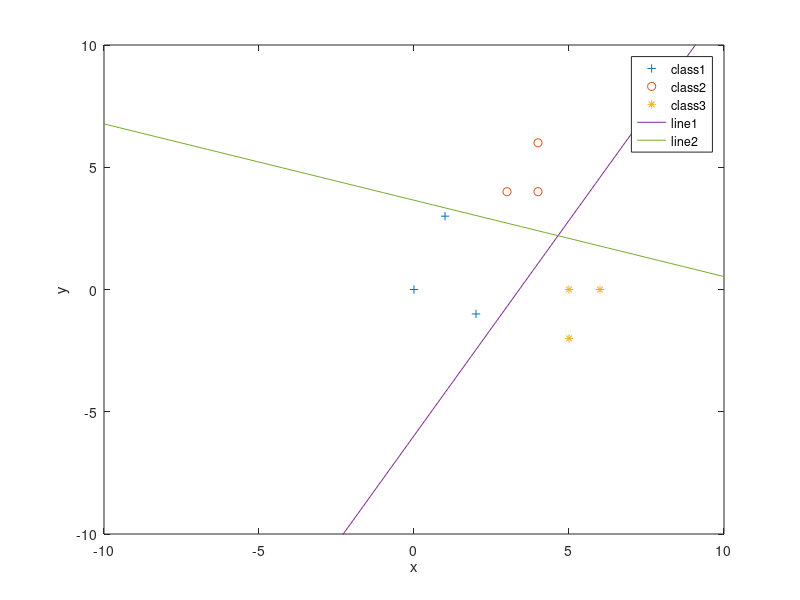

Source code (MATLAB):
P = [0, 0; 1, 3; 2, -1; 3, 4; 4, 4; 4, 6; 5, 0; 5, -2; 6, 0];
T = [-1, -1; -1, -1; -1, -1; -1, 1; -1, 1; -1, 1; 1, -1; 1, -1; 1, -1];

w = [-1, -1; -1, -1];%initialize w
b = [-1; -1];%initialize b
w_new=w;
b_new=b;
input_num = size(P,1);
alpha=0.00001;
i=0;
d=0.0000000001;
while(true)
    index = mod(i, input_num) + 1;%repeat
    i = i + 1;
    p = P(index, :)';
    t = T(index, :)';
    a = w_new * p + b_new;%calculate
    e = t - a;
    w_new = w_new + 2*alpha*e * p';%w=w+(t-a)*p'
    b_new = b_new + 2*alpha*e;%b=b+e
    if index == input_num
        if max(max(w_new-w)) < d && max(max(b_new-b)) < d
            break
        else
            w=w_new;
            b=b_new;
        end
    end
end

disp(w)
disp(b)

figure;
plot(P(1:3, 1)', P(1:3, 2)', '+'); hold on;%class1 plot
plot(P(4:6, 1)', P(4:6, 2)', 'o'); hold on;%class2 plot
plot(P(7:9, 1)', P(7:9, 2)', '*'); hold on;%class3 plot

axis([-10 10 -10 10]);
x = linspace(-20, 20);
y1 = (-b(1) - w(1,1) * x) / w(1,2);%the first line
y2 = (-b(2) - w(2,1) * x) / w(2,2);%the second line
plot(x, y1, x, y2);%plot line
legend('class1','class2','class3','line1','line2');
xlabel('x');
ylabel('y');
fid=fopen('1.txt','wt');
[m,n]=size(w);
for k1=1:m
    for k2=1:n
    fprintf(fid,'%f',w(k1,k2));
end
fprintf(fid,'\n');
end
fclose(fid);

